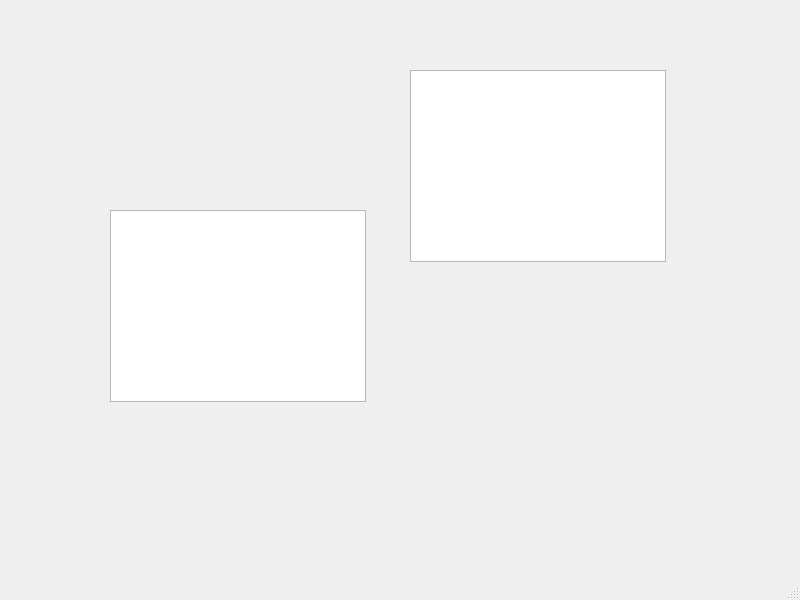
<?xml version="1.0" encoding="UTF-8"?>
<ui version="4.0">
 <class>MainWindow</class>
 <widget class="QMainWindow" name="MainWindow">
  <property name="geometry">
   <rect>
    <x>0</x>
    <y>0</y>
    <width>800</width>
    <height>600</height>
   </rect>
  </property>
  <property name="windowTitle">
   <string>MainWindow</string>
  </property>
  <widget class="QWidget" name="centralwidget">
   <widget class="QWidget" name="gridLayoutWidget">
    <property name="geometry">
     <rect>
      <x>240</x>
      <y>120</y>
      <width>160</width>
      <height>80</height>
     </rect>
    </property>
    <layout class="QGridLayout" name="gridLayout"/>
   </widget>
   <widget class="QListView" name="listView">
    <property name="geometry">
     <rect>
      <x>110</x>
      <y>210</y>
      <width>256</width>
      <height>192</height>
     </rect>
    </property>
   </widget>
   <widget class="QUndoView" name="undoView">
    <property name="geometry">
     <rect>
      <x>410</x>
      <y>70</y>
      <width>256</width>
      <height>192</height>
     </rect>
    </property>
   </widget>
  </widget>
  <widget class="QMenuBar" name="menubar">
   <property name="geometry">
    <rect>
     <x>0</x>
     <y>0</y>
     <width>800</width>
     <height>23</height>
    </rect>
   </property>
  </widget>
  <widget class="QStatusBar" name="statusbar"/>
 </widget>
 <resources/>
 <connections/>
</ui>
